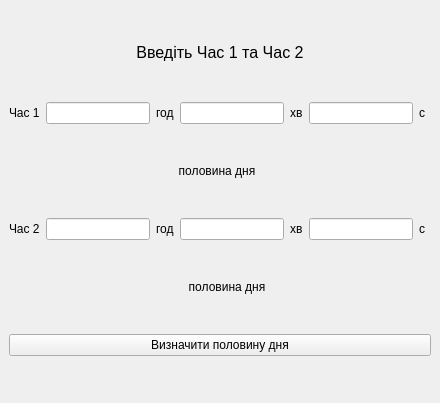
<?xml version="1.0" encoding="UTF-8"?>
<ui version="4.0">
 <class>MainWindow</class>
 <widget class="QMainWindow" name="MainWindow">
  <property name="geometry">
   <rect>
    <x>0</x>
    <y>0</y>
    <width>440</width>
    <height>403</height>
   </rect>
  </property>
  <property name="windowTitle">
   <string>Визначення половини дня</string>
  </property>
  <widget class="QWidget" name="centralwidget">
   <layout class="QGridLayout" name="gridLayout">
    <item row="4" column="4">
     <widget class="QLabel" name="label_6">
      <property name="text">
       <string>хв</string>
      </property>
     </widget>
    </item>
    <item row="4" column="5">
     <widget class="QLineEdit" name="SecondsEdit_2">
      <property name="sizePolicy">
       <sizepolicy hsizetype="Preferred" vsizetype="Fixed">
        <horstretch>0</horstretch>
        <verstretch>0</verstretch>
       </sizepolicy>
      </property>
      <property name="maxLength">
       <number>2</number>
      </property>
      <property name="alignment">
       <set>Qt::AlignRight|Qt::AlignTrailing|Qt::AlignVCenter</set>
      </property>
     </widget>
    </item>
    <item row="4" column="2">
     <widget class="QLabel" name="label_7">
      <property name="text">
       <string>год</string>
      </property>
     </widget>
    </item>
    <item row="2" column="6">
     <widget class="QLabel" name="label_4">
      <property name="text">
       <string>с</string>
      </property>
     </widget>
    </item>
    <item row="2" column="4">
     <widget class="QLabel" name="label_3">
      <property name="text">
       <string>хв</string>
      </property>
     </widget>
    </item>
    <item row="1" column="0" colspan="8">
     <widget class="QLabel" name="enterTimeLabel">
      <property name="sizePolicy">
       <sizepolicy hsizetype="Expanding" vsizetype="Fixed">
        <horstretch>0</horstretch>
        <verstretch>0</verstretch>
       </sizepolicy>
      </property>
      <property name="font">
       <font>
        <family>Segoe UI Historic</family>
        <pointsize>12</pointsize>
        <bold>false</bold>
        <underline>false</underline>
       </font>
      </property>
      <property name="text">
       <string>Введіть Час 1 та Час 2</string>
      </property>
      <property name="alignment">
       <set>Qt::AlignCenter</set>
      </property>
     </widget>
    </item>
    <item row="5" column="0" colspan="7">
     <widget class="QLabel" name="DayPeriodLabel2">
      <property name="sizePolicy">
       <sizepolicy hsizetype="Preferred" vsizetype="Fixed">
        <horstretch>0</horstretch>
        <verstretch>0</verstretch>
       </sizepolicy>
      </property>
      <property name="text">
       <string>      половина дня</string>
      </property>
      <property name="alignment">
       <set>Qt::AlignCenter</set>
      </property>
     </widget>
    </item>
    <item row="4" column="3">
     <widget class="QLineEdit" name="minutes2Edit">
      <property name="sizePolicy">
       <sizepolicy hsizetype="Preferred" vsizetype="Fixed">
        <horstretch>0</horstretch>
        <verstretch>0</verstretch>
       </sizepolicy>
      </property>
      <property name="maxLength">
       <number>2</number>
      </property>
      <property name="alignment">
       <set>Qt::AlignRight|Qt::AlignTrailing|Qt::AlignVCenter</set>
      </property>
     </widget>
    </item>
    <item row="4" column="6">
     <widget class="QLabel" name="label_5">
      <property name="text">
       <string>с</string>
      </property>
     </widget>
    </item>
    <item row="2" column="5">
     <widget class="QLineEdit" name="SecondsEdit">
      <property name="sizePolicy">
       <sizepolicy hsizetype="Preferred" vsizetype="Fixed">
        <horstretch>0</horstretch>
        <verstretch>0</verstretch>
       </sizepolicy>
      </property>
      <property name="maxLength">
       <number>2</number>
      </property>
      <property name="alignment">
       <set>Qt::AlignRight|Qt::AlignTrailing|Qt::AlignVCenter</set>
      </property>
     </widget>
    </item>
    <item row="6" column="0" colspan="8">
     <widget class="QPushButton" name="DayPeriodButton">
      <property name="sizePolicy">
       <sizepolicy hsizetype="Preferred" vsizetype="Fixed">
        <horstretch>0</horstretch>
        <verstretch>0</verstretch>
       </sizepolicy>
      </property>
      <property name="text">
       <string>Визначити половину дня</string>
      </property>
     </widget>
    </item>
    <item row="2" column="1">
     <widget class="QLineEdit" name="Hours1Edit">
      <property name="sizePolicy">
       <sizepolicy hsizetype="Preferred" vsizetype="Fixed">
        <horstretch>0</horstretch>
        <verstretch>0</verstretch>
       </sizepolicy>
      </property>
      <property name="text">
       <string/>
      </property>
      <property name="maxLength">
       <number>2</number>
      </property>
      <property name="alignment">
       <set>Qt::AlignRight|Qt::AlignTrailing|Qt::AlignVCenter</set>
      </property>
     </widget>
    </item>
    <item row="4" column="1">
     <widget class="QLineEdit" name="Hours2Edit">
      <property name="sizePolicy">
       <sizepolicy hsizetype="Preferred" vsizetype="Fixed">
        <horstretch>0</horstretch>
        <verstretch>0</verstretch>
       </sizepolicy>
      </property>
      <property name="maxLength">
       <number>2</number>
      </property>
      <property name="alignment">
       <set>Qt::AlignRight|Qt::AlignTrailing|Qt::AlignVCenter</set>
      </property>
     </widget>
    </item>
    <item row="2" column="0">
     <widget class="QLabel" name="t1Label">
      <property name="text">
       <string>Час 1</string>
      </property>
     </widget>
    </item>
    <item row="3" column="0" colspan="7">
     <widget class="QLabel" name="DayPeriodLabel1">
      <property name="sizePolicy">
       <sizepolicy hsizetype="Preferred" vsizetype="Fixed">
        <horstretch>0</horstretch>
        <verstretch>0</verstretch>
       </sizepolicy>
      </property>
      <property name="text">
       <string>&lt;html&gt;&lt;head/&gt;&lt;body&gt;&lt;p&gt;      половина дня&lt;/p&gt;&lt;/body&gt;&lt;/html&gt;</string>
      </property>
      <property name="alignment">
       <set>Qt::AlignCenter</set>
      </property>
     </widget>
    </item>
    <item row="4" column="0">
     <widget class="QLabel" name="t2Label">
      <property name="text">
       <string>Час 2</string>
      </property>
     </widget>
    </item>
    <item row="2" column="2">
     <widget class="QLabel" name="label_2">
      <property name="text">
       <string>год</string>
      </property>
     </widget>
    </item>
    <item row="2" column="3">
     <widget class="QLineEdit" name="minutes1Edit">
      <property name="sizePolicy">
       <sizepolicy hsizetype="Preferred" vsizetype="Fixed">
        <horstretch>0</horstretch>
        <verstretch>0</verstretch>
       </sizepolicy>
      </property>
      <property name="maxLength">
       <number>2</number>
      </property>
      <property name="alignment">
       <set>Qt::AlignRight|Qt::AlignTrailing|Qt::AlignVCenter</set>
      </property>
     </widget>
    </item>
   </layout>
  </widget>
 </widget>
 <resources/>
 <connections/>
</ui>
